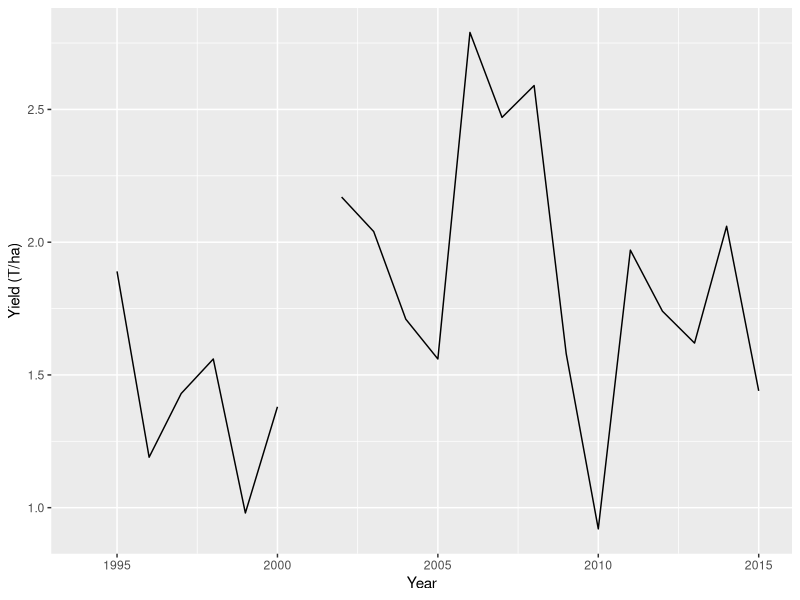

Write the R code that produced this figure. (Note: this script raises an error after producing the figure.)
#---------------------------------------------- Preparing the data -------------------------------------------
#packages to be used
library(dplyr)
library(ggplot2)

#import rainfall data
weather_data <- read.csv("./data/weather_data.csv", header = TRUE)

#import yield data
yield_data <- read.csv("./data/yield_data.csv", header = TRUE)

#replace negative values (missing or questionable data) with 0
weather_data$rain[weather_data$rain < 0] <- 0

#create rainfall table with dates
rainfall_mm <- weather_data %>%
  mutate(rainfall_mm = rain * 25.4) %>%
  select(year, rainfall_mm)

#create a date value column
rainfall_mm$date <- as.Date(with(weather_data, paste(year, month, day, sep="-")), "%Y-%m-%d" )

#transform dates into values
yield_data$plant_date <- as.Date(yield_data$plant_date, "%m/%d/%Y")
yield_data$harvest_date <- as.Date(yield_data$harvest_date, "%m/%d/%Y")

#convert bu/ac into T/ha
yld_t_ha <- yield_data %>%
  mutate(yield_t_ha = round((yield * .0673), 2)) %>%
  select(year, plant_date,harvest_date, yield_t_ha)

for(i in 1:nrow(yld_t_ha)){
  yld_t_ha$season_rainfall_mm[i] <- 
    filter(rainfall_mm,date >= yld_t_ha$plant_date[i] & date <= yld_t_ha$harvest_date[i]) %>%
    select(.,rainfall_mm) %>%
    sum(.)
}

# merging raifall and yield data
master_data <- merge(yld_t_ha,rainfall_mm, by ="year", all = TRUE)

# calculating season rainfall
master_datav2 <-
  master_data %>%
  filter(date >= plant_date & date <= harvest_date) %>%
  group_by(plant_date,harvest_date,yield_t_ha) %>%
  head
#  summarize(season_rainfall_mm = sum(rainfall_mm))
  
#---------------------------------------------- Analyzing the data -------------------------------------------
#plot yield data over years
ggplot(master_data, aes(x = year, y = yield_t_ha)) + geom_line() + xlab("Year") + ylab("Yield (T/ha)" )

#plot rainfall data over years
ggplot(master_data, aes(x = year, y = yearly_rain_mm)) + geom_line() + xlab("Year") + ylab("Rainfall (mm)")